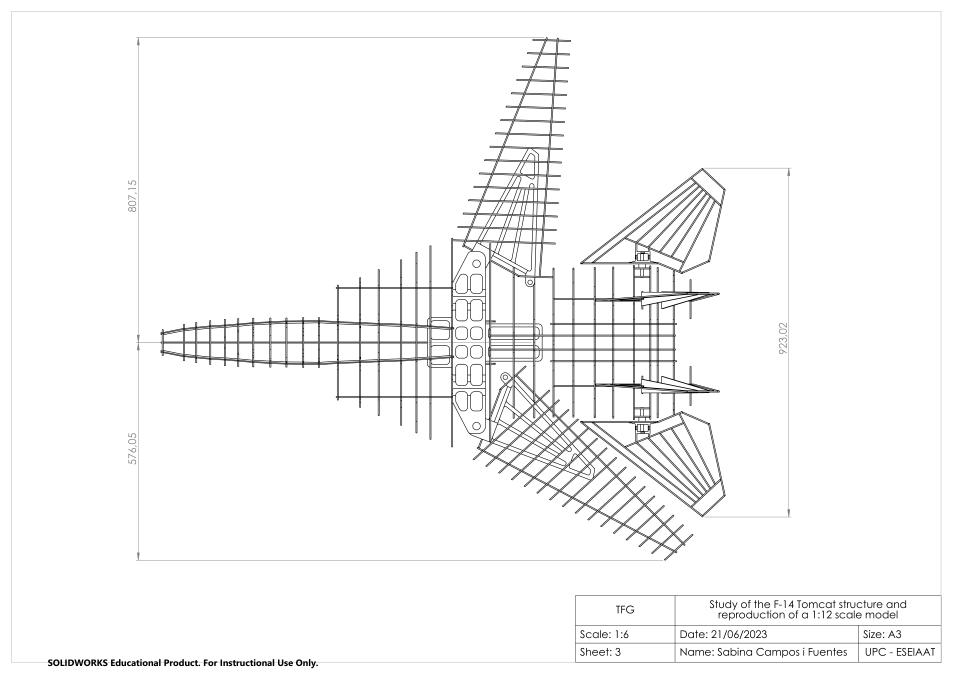
#> input picture references/UPC_general/general_09.png, 2858 x 2021 px (shown at 1/3 size)
$ python extract_stabilator.py
#> lines starting #> are read from the running program, lines starting #| are printed output that depends on the picture; after the words box and inside, x2 and y2 are one past the last pixel; in counts of white or black regions, pixels touching at a corner belong together
"""Visual-only UPC stabilator contour diagnostic. NASA/full-scale geometry remains authoritative."""
import cv2, numpy as np
from pathlib import Path
ROOT=Path(__file__).resolve().parents[3]
SRC=ROOT/'references/UPC_general/general_09.png'
OUT=ROOT/'references/UPC_general/stabilator_contour_debug.png'
img=cv2.imread(str(SRC),0)
#> img is the input picture: shape (2021, 2858); min 0, max 255, mean 247.5
if img is None: raise RuntimeError(f"missing source {SRC}")
x0,x1=1700,2180; y0,y1=420,900
c=img[y0:y1,x0:x1]
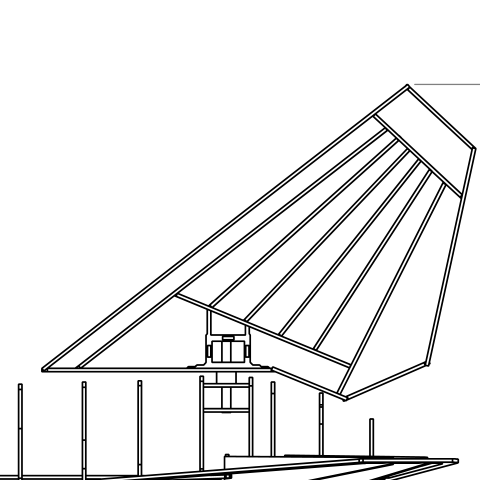
#> c: shape (480, 480); min 0, max 255, mean 236.4
bw=cv2.threshold(c,180,255,cv2.THRESH_BINARY_INV)[1]; bw[:,430:]=0
#> after `bw = cv2.threshold(c, 180, 255, cv2.THRESH_BINARY_INV)[1]`:
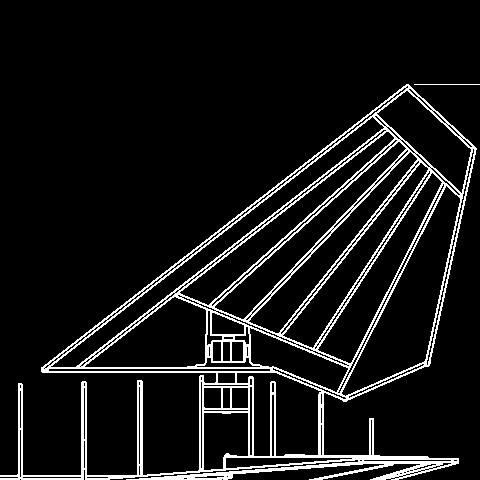
#> bw: shape (480, 480); 8.8% white in thin lines or dots, all inside (x1, y1, x2, y2) = (0, 84, 480, 480)
#> after `bw[:, 430:] = 0`:
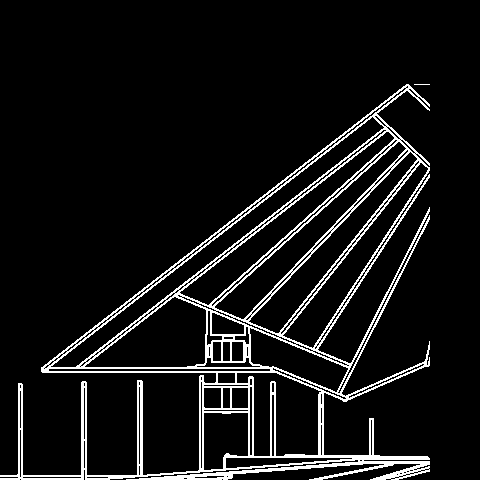
#> bw: shape (480, 480); 8% white in thin lines or dots, all inside (x1, y1, x2, y2) = (0, 84, 430, 480)
contours,_=cv2.findContours(bw,cv2.RETR_EXTERNAL,cv2.CHAIN_APPROX_NONE)
#> contours = 2 contours, 1 with area under 20; largest, box (x1, y1, x2, y2) and area: (0, 84, 430, 480) 62540
cand=[]
for q in contours:
    x,y,w,h=cv2.boundingRect(q); a=cv2.contourArea(q)
    if w>150 and h>100: cand.append((a,x,y,w,h,q))
#> this loop made 2 passes
#> (x, y, w, h, a) on passes 1 to 2: (414, 84, 16, 1, 0), (0, 84, 430, 396, 62540)
#> after the loop, cand = 1 item
if not cand: raise RuntimeError("no candidate contour")
a,x,y,w,h,q=sorted(cand,reverse=True)[0]
#> q = contour of 4464 points, box (x1, y1, x2, y2) (0, 84, 430, 480), area 62540
eps=.008*cv2.arcLength(q,True); ap=cv2.approxPolyDP(q,eps,True).reshape(-1,2)
#> after `eps = 0.008 * cv2.arcLength(q, True)`: eps = 39.81
#> after `ap = cv2.approxPolyDP(q, eps, True).reshape(-1, 2)`: ap = 27 pairs, first value 0 to 429, second value 104 to 479
print("VISUAL_DIAGNOSTIC_ONLY",{"area_px2":a,"bbox":(x,y,w,h),"poly_local":ap.tolist()})
#> (printed output is left out)
dbg=cv2.cvtColor(c,cv2.COLOR_GRAY2BGR); cv2.drawContours(dbg,[q],-1,(0,0,255),3)
#> after `cv2.drawContours(dbg, [q], -1, (0, 0, 255), 3)`:
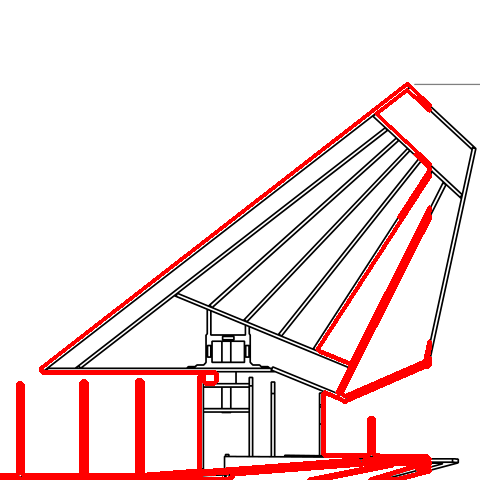
#> dbg: shape (480, 480, 3); mean B, G, R 225.9, 225.9, 244.3
for p in ap: cv2.circle(dbg,tuple(p),5,(255,0,0),-1)
#> this loop made 27 passes
#> p on passes 1 to 12: [429, 104], [41, 367], [215, 372], [197, 471], [142, 474], [137, 380], [137, 474], [87, 475], [82, 381], [81, 474], [23, 475], [18, 383]
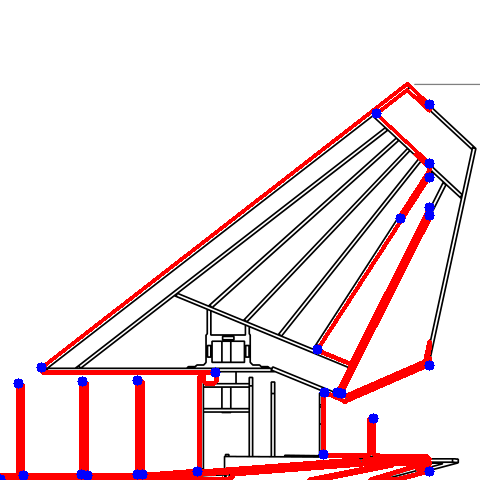
#> dbg: shape (480, 480, 3); 0.88% of pixels changed, all inside (x1, y1, x2, y2) = (0, 99, 435, 480)
cv2.imwrite(str(OUT),dbg)
print("wrote",OUT)

$ run again, with references/UPC_general/general_10.png copied over references/UPC_general/general_09.png
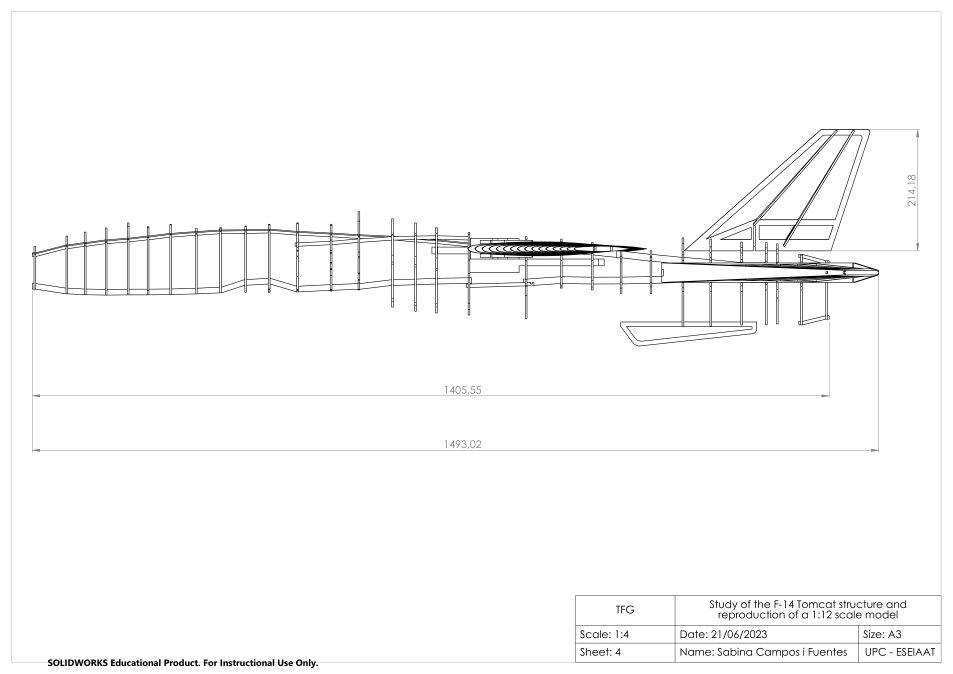
#> input picture references/UPC_general/general_10.png, 2858 x 2021 px (shown at 1/3 size)
#> img is the input picture: shape (2021, 2858); min 0, max 255, mean 250.2
#> bw: shape (480, 480); 5.7% white; 3 white regions, box (x1, y1, x2, y2) and area: (0, 219, 480, 480) 12637, (417, 242, 480, 298) 321, (460, 290, 480, 300) 89
#> `bw[:, 430:] = 0`:
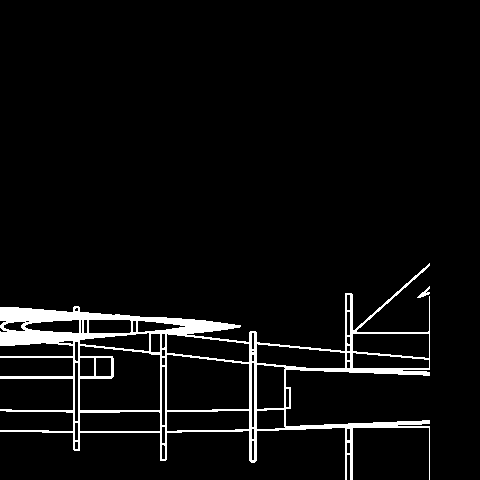
#> bw: shape (480, 480); 4.9% white; 2 white regions
#> contours = 2 contours; box (x1, y1, x2, y2) and area: (0, 263, 430, 480) 32194, (417, 286, 430, 298) 40
#> the loop `for q in contours:` made 2 passes
#> (x, y, w, h, a) on passes 1 to 2: (417, 286, 13, 12, 40.5), (0, 263, 430, 217, 32194.5)
#> after the loop `for q in contours:`: cand = 1 item
#> q = contour of 2931 points, box (x1, y1, x2, y2) (0, 263, 430, 480), area 32194
#> eps = 24.33
#> ap = 37 pairs, first value 0 to 429, second value 263 to 479
#> (printed output is left out)
#> the loop `for p in ap: cv2.circle(dbg,tuple(p),5,(255,0,0),-1)` made 37 passes
#> p on passes 1 to 8: [429, 263], [354, 330], [345, 293], [344, 351], [0, 307], [0, 345], [73, 346], [0, 356]
#> after the loop `for p in ap: cv2.circle(dbg,tuple(p),5,(255,0,0),-1)`:
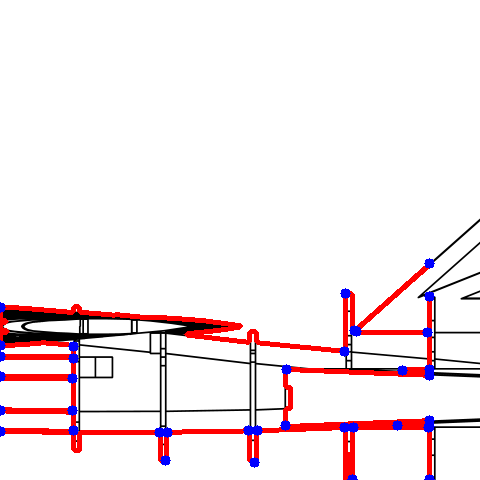
#> dbg: shape (480, 480, 3); mean B, G, R 237, 234.2, 245.6
